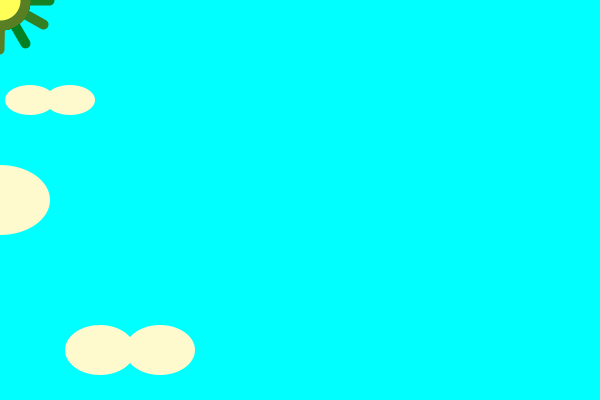
Frame 1 (no input)
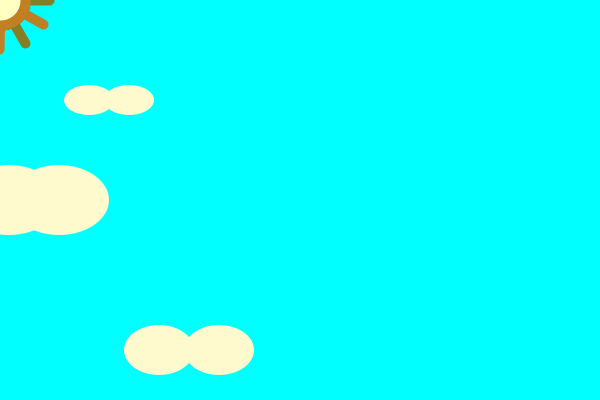
Frame 60 (the mouse pressed at the canvas centre just before this capture)
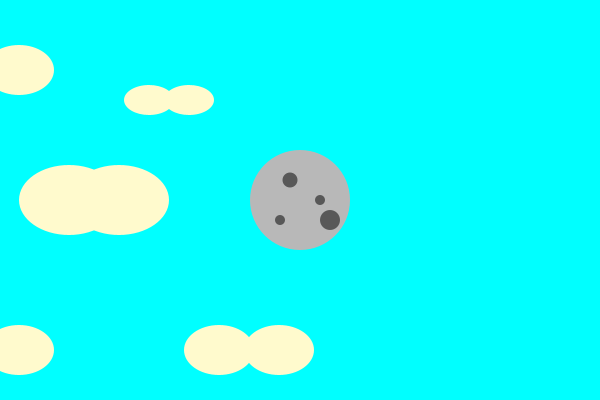
Frame 120 (the mouse held since frame 60 and released just before this capture)

The Processing sketch that drew these frames (run headless with seeded random() and noise(); from frame 60 on, the mouse is pressed at the canvas centre):

// Processing sketch: processing_184302
// ── processing_184302.pde

int s=0;
int speed=1;

void setup() {
  size(600, 400);
}

void draw(){

  cloud();
    sun();
    moon();
}


void sun(){
  if(mouseX<300){
    for(int x=30;x<370;x=x+30){
      float a=random(255);
    pushMatrix();
    translate(mouseX,mouseY);
    rotate(radians(x));
    stroke(255);
    strokeWeight(10);
    fill(255,x,a);stroke(a,127,36);
    line(0,0,0,50);
    popMatrix();
     ellipse(mouseX,mouseY,50,50);
    }
  }
}

void cloud(){
  noStroke();
  background(0,width-mouseX,255);
  float a=random(255);
  fill(255,250,205);
    ellipse(s,200,100,70);
    ellipse(s-50,200,100,70);
    ellipse(s-100,70,70,50);
    ellipse(s-150,70,70,50);
    ellipse(s+30,100,50,30);
    ellipse(s+70,100,50,30);
    ellipse(s+100,350,70,50);
    ellipse(s+160,350,70,50);
    ellipse(s-100,350,70,50);
    ellipse(s-160,350,70,50);
    
    s=s+speed;
    if((s>600)|(s<0)){
      speed=speed*-1;
    }
}

void moon(){
  if(mouseX>=300){
    float b=random(150);
    fill(184,184,184);
    ellipse(mouseX,mouseY,100,100);
    fill(b,b,b);
    ellipse(mouseX+20,mouseY,10,10);
    ellipse(mouseX-10,mouseY-20,15,15);
    ellipse(mouseX+30,mouseY+20,20,20);
    ellipse(mouseX-20,mouseY+20,10,10);
  }
}
    
    
    
